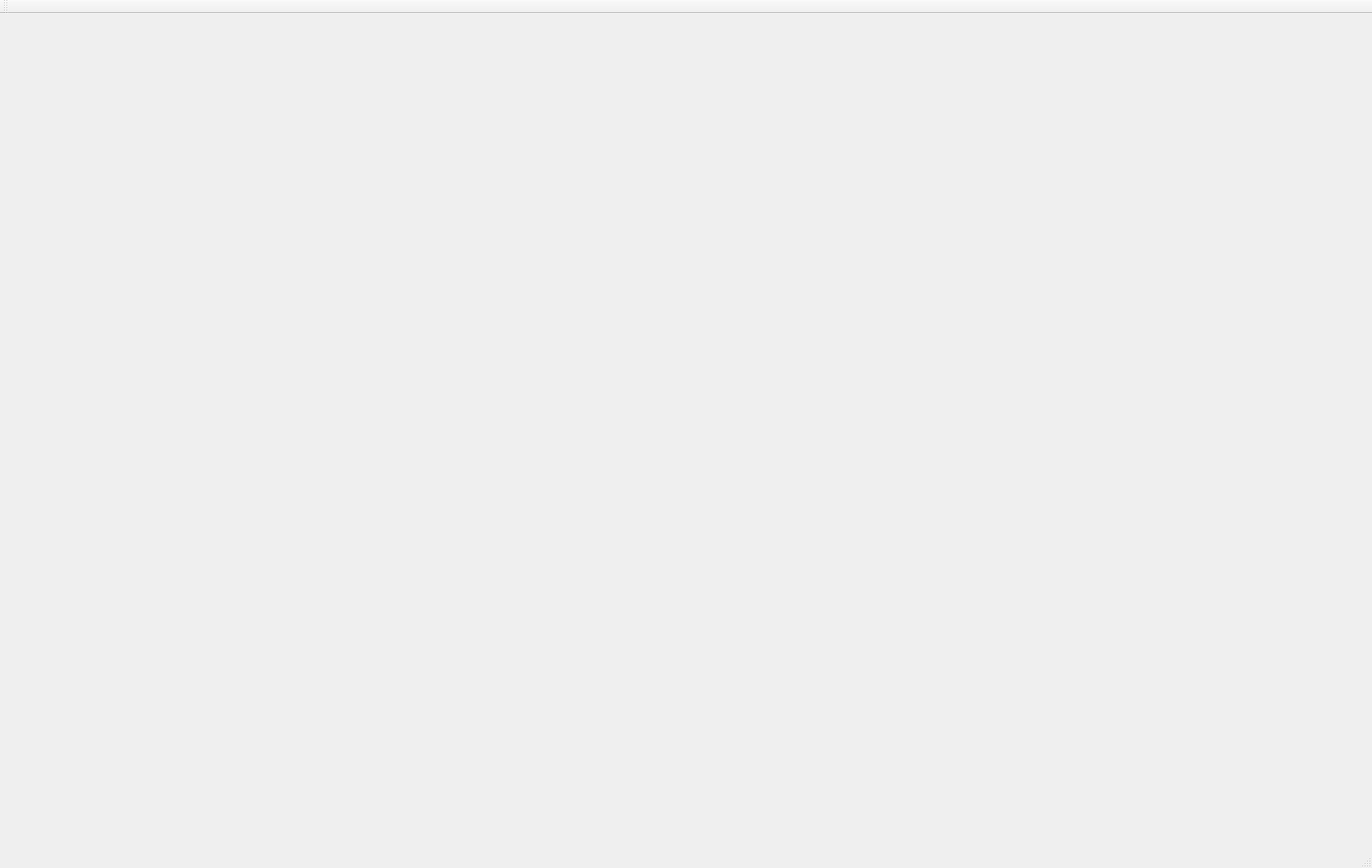
<?xml version="1.0" encoding="UTF-8"?>
<ui version="4.0">
 <class>OCCT_TestClass</class>
 <widget class="QMainWindow" name="OCCT_TestClass">
  <property name="geometry">
   <rect>
    <x>0</x>
    <y>0</y>
    <width>1694</width>
    <height>1072</height>
   </rect>
  </property>
  <property name="windowTitle">
   <string>OCCT_Test</string>
  </property>
  <widget class="QWidget" name="centralWidget">
   <layout class="QHBoxLayout" name="horizontalLayout">
    <item>
     <widget class="QWidget" name="widget_3d" native="true">
      <layout class="QHBoxLayout" name="horizontalLayout_3">
       <item>
        <layout class="QHBoxLayout" name="horizontalLayout_3d"/>
       </item>
      </layout>
     </widget>
    </item>
   </layout>
  </widget>
  <widget class="QMenuBar" name="menuBar">
   <property name="geometry">
    <rect>
     <x>0</x>
     <y>0</y>
     <width>1694</width>
     <height>22</height>
    </rect>
   </property>
  </widget>
  <widget class="QToolBar" name="mainToolBar">
   <attribute name="toolBarArea">
    <enum>TopToolBarArea</enum>
   </attribute>
   <attribute name="toolBarBreak">
    <bool>false</bool>
   </attribute>
  </widget>
  <widget class="QStatusBar" name="statusBar"/>
 </widget>
 <layoutdefault spacing="6" margin="11"/>
 <resources>
  <include location="OCCT_Test.qrc"/>
 </resources>
 <connections/>
</ui>
